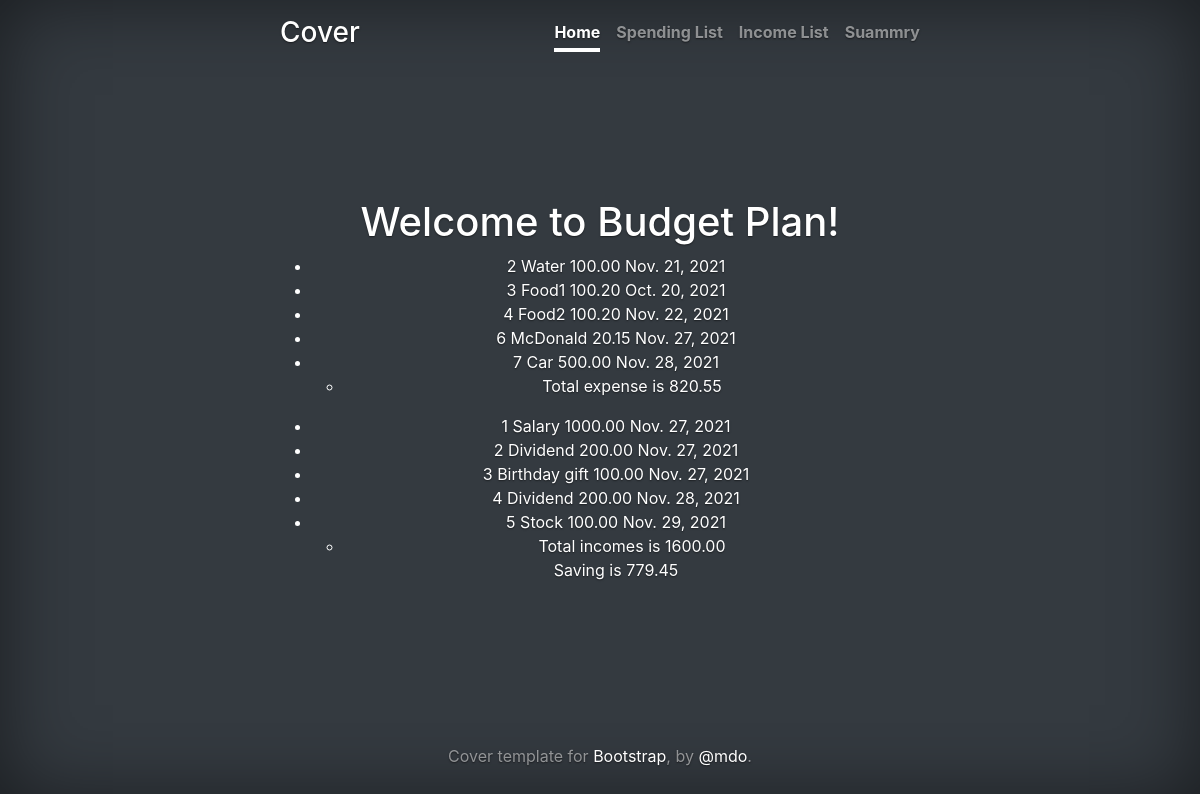
Page /budget/spendings/summary on the committed database.
### budget/models.py (models this page shows, shortened)
class Spending(models.Model):
    name = CharField(max_length=128)
    amount = DecimalField(max_digits=8,decimal_places=2)
    category = ForeignKey(Category,related_name='spendings', null=True,on_delete=models.DO_NOTHING)
    date = DateField(default=datetime.date.today)# date field , default is today
    description = TextField()

class Income(models.Model):
    class IncomeType(models.TextChoices):
        NONE = '',_('Type of Income')
        SALARY = 'Salary',_('Salary')
        DIVIDEND = 'Dividend',_('Dividend')
        EXTRA = 'Extra',_('Extra')
        BUSINESS = 'Business',_('Business')
    name = CharField(max_length=128)
    amount = DecimalField(max_digits=8,decimal_places=2)
    category = CharField(
        max_length=8,
        choices=IncomeType.choices,
        default=None,
    )
    date = DateField(default=datetime.date.today)# date field , default is today
    description = TextField()

### budget/views.py (the view)
# urls.py: path('budget/spendings/summary', SummaryView.as_view(), name='summary'),
class SummaryView(ListView):
    template_name = "spendings/summary.html"
    context_object_name = "expenses"
    def get_queryset(self):
        return Spending.objects.all()
    def get_context_data(self,**kwargs):
        context=super().get_context_data(**kwargs)
        context['incomes'] = Income.objects.all()
        context['expenses'] = Spending.objects.all()
        total_incomes = context['incomes'].aggregate(Sum('amount')) #sumofincomes
        total_expenses = context['expenses'].aggregate(Sum('amount')) #sumofincomes
        saving = total_incomes['amount__sum']-total_expenses['amount__sum'] #total incomes - total expense
        context['total_incomes'] = total_incomes
        context['total_expenses'] = total_expenses
        context['saving'] = saving  #
        return context

### budget/templates/spendings/summary.html
{% extends "base.html" %}
{% block content %}
  <h1>Welcome to Budget Plan!</h1>
  <ul>
    {% for expense in expenses %}
      <li>
        {{ expense.pk }}
        {{ expense.name }}
        {{ expense.amount }}
        {{ expense.date }}
      </li>
    {% endfor %}
      <ul>
        <li>Total expense is {{ total_expenses.amount__sum|floatformat:2 }}</li>
      </ul>
  </ul>
  <ul>
    {% for income in incomes %}
      <li>
        {{ income.pk }}
        {{ income.name }}
        {{ income.amount }}
        {{ income.date }}
      </li>
    {% endfor %}
      <ul>
        <li>Total incomes is {{ total_incomes.amount__sum|floatformat:2 }}</li>
      </ul>
    Saving is {{ saving|floatformat:2  }}
  </ul>
{% endblock %}

### budget/templates/cover.css (style rules this page uses)
body { text-shadow: 0 .05rem .1rem rgba(0, 0, 0, .5); box-shadow: inset 0 0 5rem rgba(0, 0, 0, .5); }

### rows in the picture
Spending: pk "2", name "Water", amount "100.00", date "Nov. 21, 2021"
Spending: pk "3", name "Food1", amount "100.20", date "Oct. 20, 2021"
Spending: pk "4", name "Food2", amount "100.20", date "Nov. 22, 2021"
Spending: pk "6", name "McDonald", amount "20.15", date "Nov. 27, 2021"
Spending: pk "7", name "Car", amount "500.00", date "Nov. 28, 2021"
Income: pk "1", name "Salary", amount "1000.00", date "Nov. 27, 2021"
Income: pk "2", name "Dividend", amount "200.00", date "Nov. 27, 2021"
Income: pk "3", name "Birthday gift", amount "100.00", date "Nov. 27, 2021"
Income: pk "4", name "Dividend", amount "200.00", date "Nov. 28, 2021"
Income: pk "5", name "Stock", amount "100.00", date "Nov. 29, 2021"

### other values in the picture
{{ total_expenses.amount__sum|floatformat:2 }} "820.55"
{{ total_incomes.amount__sum|floatformat:2 }} "1600.00"
{{ saving|floatformat:2 }} "779.45"
